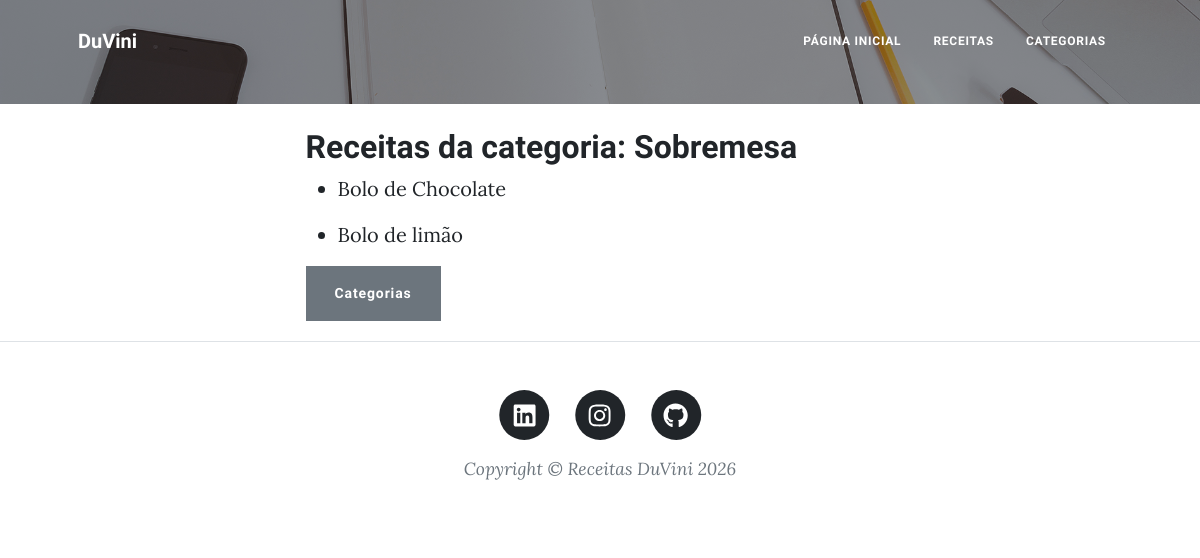
The app's page /mostrar_categoria/1/, older data.
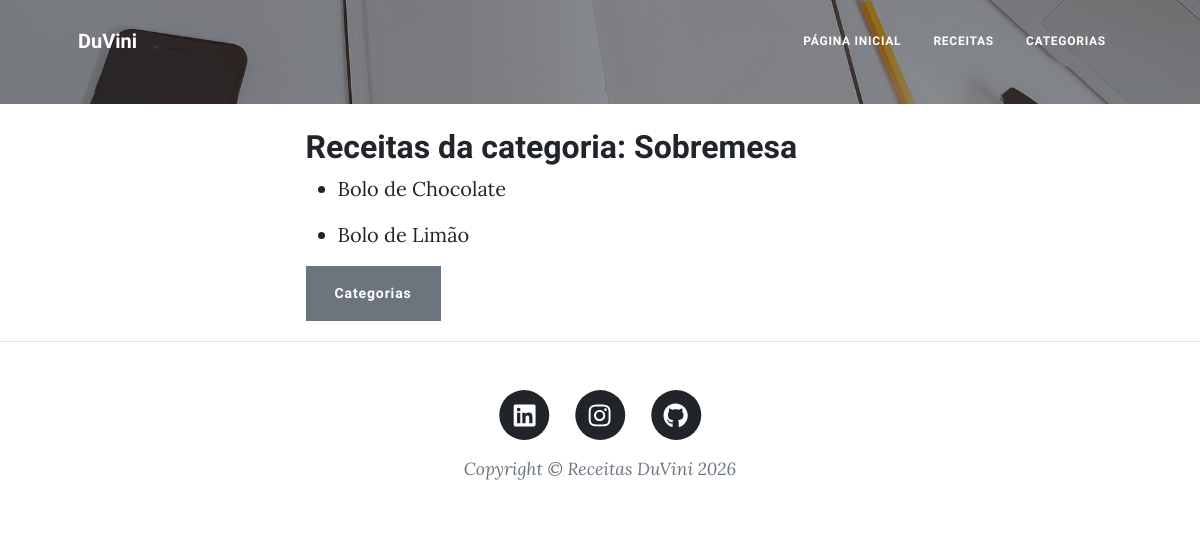
The same page, newer data.
### receita/models.py (models this page shows, shortened)
class Receita(models.Model):
    titulo = models.CharField(max_length=100)
    ingredientes = models.TextField()
    modo_preparo = models.TextField()
    data_criacao = models.DateTimeField(auto_now_add=True)
    categoria = models.ForeignKey(Categoria, on_delete=models.CASCADE)
    foto_receita = models.ImageField(upload_to='fotos/%d/%m/%Y/', blank=True, null=True)

### receita/views.py (the view)
# urls.py: path('mostrar_categoria/<int:id_categoria>/', views.mostrar_categoria, name="mostrar_categoria"),
def mostrar_categoria(request, id_categoria):
    categoria_encontratada = Categoria.objects.get(id = id_categoria)
    receitas = Receita.objects.filter(categoria = categoria_encontratada)
    context = {'categoria': categoria_encontratada,
               'receitas': receitas}
    return render(request, 'mostrar_categoria.html', context)

### receita/templates/mostrar_categoria.html (shortened to what this page needs)
{% extends 'base.html' %}
{% block content %}
<h2>Receitas da categoria: {{categoria.nome}}</h2>
<section>
    {% for item in receitas %}
    <ul>
        <li>
            <a href="{% url 'detalhes_receita' id_receita=item.id %}">{{item.titulo}}</a>
        </li>
    </ul>
    {% endfor %}
</section>
<section>
    <a href="{% url 'categorias' %}" class="btn btn-secondary">Categorias</a>
</section>
{% endblock %}

Row changes from the older to the newer data that the page shows:
changed Receita: titulo "Bolo de limão" → "Bolo de Limão"
